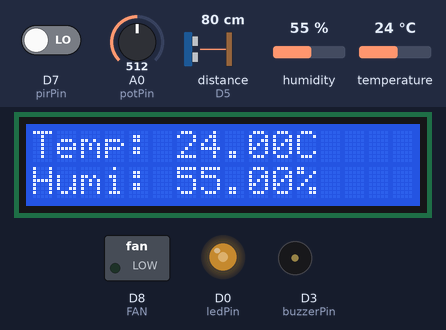
Bench run of a sketch on a simulated ESP8266 (NodeMCU). On the bench: 16×2 character LCD, switched loads named in the sketch (green lamp = pin HIGH), output pins drawn as LEDs (lit = HIGH), buzzer (waves = sounding, pin HIGH). Wiring (inferred from the names in the program): ultrasonic range finder: trigger D6; echo D5. Inputs (shaded band) come from the test bench; at power-on: A0 (potPin) = 512, humidity 55 %, temperature 24 °C, D7 (pirPin) LOW, distance to the obstacle (sensor on D5) 80 cm. The echo pulse lasts 58.3 µs per cm; WiFi joins after 1.5 s; servers stay silent unless stated; uploads are accepted with an empty reply; pins used as bus, display or sensor lines are not drawn; what the sketch prints to the serial monitor is not drawn.

Above: at 2.7 s.
2.8 s: A0 (potPin) set to 306
At 4.8 s:
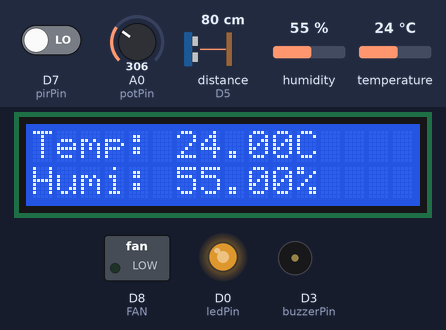
6.1 s: A0 (potPin) set to 30
At 7.1 s:
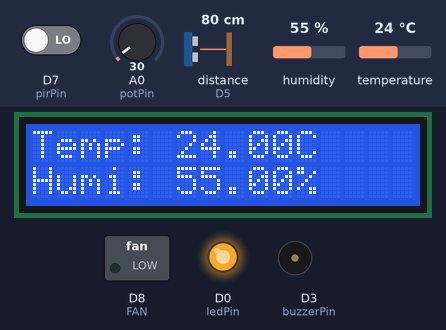
9.4 s: humidity set to 22 %
At 12.9 s:
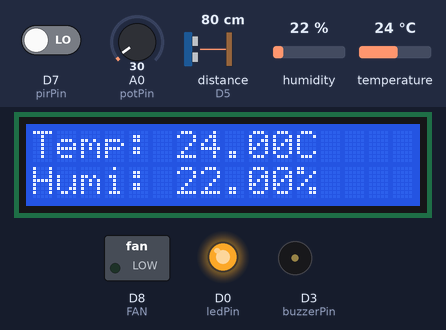
13.2 s: A0 (potPin) set to 992
At 14.9 s:
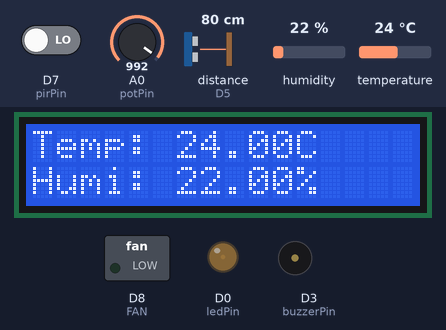
16.5 s: temperature set to 12 °C
At 19.8 s:
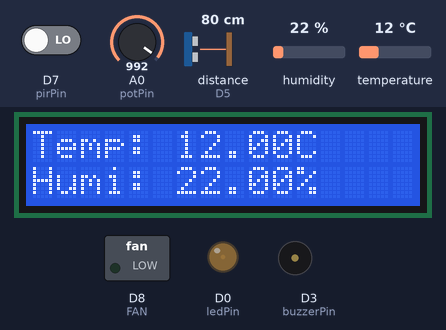
Timing chart, 0 to 21.3 s (numbered marks = the images above; inputs shaded):
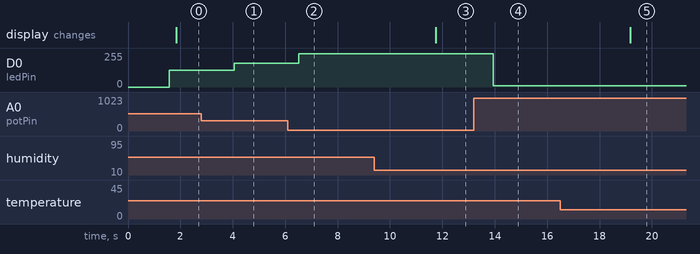

Measured:
- after the input at 2.8 s, D0 (ledPin): 127/255 → 179/255 after 1.2 s
- after the input at 6.1 s, D0 (ledPin): 179/255 → 248/255 after 0.42 s
- after the input at 9.4 s, the display: changes after 2.3 s (image 3)
- after the input at 13.2 s, D0 (ledPin): 248/255 → 8/255 after 0.75 s
- after the input at 16.5 s, the display: changes after 2.7 s (image 5)

The sketch:

Evidencia_Arduino.ino
```cpp
#include "DHT.h"
#include <ESP8266WiFi.h>
#include <WiFiClient.h>
#include <ESP8266HTTPClient.h>
#include <Wire.h>
#include <LiquidCrystal_I2C.h>

// Pines
int potPin = A0;        // Potenciómetro
int ledPin = D0;        // LED
int trigPin = D6;       // Trig del sensor ultrasónico
int echoPin = D5;       // Echo del sensor ultrasónico
int pirPin = D7;        // Sensor PIR
int buzzerPin = D3;     // Buzzer
int DHTPin = D4;        // Sensor de temperatura
int FAN = D8;
int lectura;

// Parámetros del DHT
#define DHTTYPE DHT11  // O DHT22 dependiendo de tu sensor
DHT dht(DHTPin, DHTTYPE);

// Inicializa el LCD en la dirección 0x27 (cambia si es necesario)
LiquidCrystal_I2C lcd(0x27, 16, 2);

#define WIFI_SSID "Tec-IoT"
#define WIFI_PASSWORD "spotless.magnetic.bridge"

// Definición de URLs para GET y POST
String IP = "http://10.22.133.37:3000";
String loadTemps = IP + "/iot/api/insertTemperature/";
String loadHumid = IP + "/iot/api/insertHumedad/";
String loadDist = IP + "/iot/api/insertDistance/";
String loadPres = IP + "/iot/api/insertPresence/";
String loadLight = IP + "/iot/api/insertPorcentaje/";
String loadST = IP + "/iot/api/insertST";
String getTermSens = IP + "/iot/api/getST";
String reset = IP + "/iot/api/resetRegisters";

HTTPClient httpClient;
WiFiClient wClient;

void setup() {
  // Configuración de pines
  pinMode(ledPin, OUTPUT);
  pinMode(trigPin, OUTPUT);
  pinMode(echoPin, INPUT);
  pinMode(pirPin, INPUT);
  pinMode(buzzerPin, OUTPUT);
  pinMode(FAN, OUTPUT);

  // Iniciar comunicación serial
  Serial.begin(9600);
  Serial.println("LABEL,hora,lectura");

  // Iniciar el sensor DHT
  dht.begin();

  // Iniciar el LCD
  lcd.init();
  lcd.backlight(); // Encender la luz de fondo

  // Conectar a la red WiFi
  WiFi.begin(WIFI_SSID, WIFI_PASSWORD);
  Serial.print("Conectando a red WiFi \"");
  Serial.print(WIFI_SSID);
  Serial.print("\"");
  while (WiFi.status() != WL_CONNECTED) {
    delay(500);
    Serial.print(".");
  }
  Serial.println("\nConexión WiFi establecida.");

}

void loop() {
  // Leer valor del potenciómetro y ajustar el LED
  int potValue = analogRead(potPin);
  int ledValue = map(potValue, 0, 1023, 255, 0); // Convertir valor para el LED (PWM)
  int light = potValue/1024;
  analogWrite(ledPin, ledValue);

  // Leer y mostrar datos del sensor de temperatura (DHT11)
  float h = dht.readHumidity();
  float t = dht.readTemperature();
  if (isnan(t) || isnan(h)) {
    Serial.println("Error al leer el sensor DHT");
  } else {
    Serial.print("Temperatura: ");
    Serial.print(t);
    Serial.print(" *C, Humedad: ");
    Serial.print(h);
    Serial.println(" %");
  }

  double STavg = logIntentoGETselect();

  Serial.print(STavg);

  // Control del ventilador según la temperatura
  if (STavg >= 28) {
    digitalWrite(FAN, HIGH);
  } else {
    digitalWrite(FAN, LOW);
  }

  // Mostrar temperatura y humedad en el LCD
  lcd.setCursor(0, 0); // Fila 0
  lcd.print("Temp: ");
  lcd.print(t);
  lcd.print("C");

  lcd.setCursor(0, 1); // Fila 1
  lcd.print("Humi: ");
  lcd.print(h);
  lcd.print("%");

  double ST = -42.379 + 2.04901523 * (t * 9.0 / 5.0 + 32.0) + 10.14333127 * h - 0.22475541 * (t * 9.0 / 5.0 + 32.0) * h - 0.00683783 * (t * 9.0 / 5.0 + 32.0) * (t * 9.0 / 5.0 + 32.0) - 0.05481717 * h * h + 0.00122874 * (t * 9.0 / 5.0 + 32.0) * (t * 9.0 / 5.0 + 32.0) * h + 0.00085282 * (t * 9.0 / 5.0 + 32.0) * h * h - 0.00000199 * (t * 9.0 / 5.0 + 32.0) * (t * 9.0 / 5.0 + 32.0) * h * h;

  ST =  (ST - 32.0) / 1.8;

  // Leer y mostrar datos del sensor ultrasónico
  long duration, distance;
  digitalWrite(trigPin, LOW);
  delayMicroseconds(2);
  digitalWrite(trigPin, HIGH);
  delayMicroseconds(10);
  digitalWrite(trigPin, LOW);
  duration = pulseIn(echoPin, HIGH);
  distance = (duration * 0.034 / 2);  // Calcular distancia en cm

  int presence;
  String detection;
  // Leer el estado del sensor PIR y activar el buzzer si detecta movimiento
  int pirState = digitalRead(pirPin);
  if (pirState == HIGH) {
    Serial.println("Movimiento detectado");
    presence = 1;
    detection = "V";
  } else {
    presence = 0;
    detection = "F";
  }


  // Serializar y mostrar los datos en el monitor
  Serial.print("DATA,TIME,");
  Serial.print(distance);
  Serial.print(",");
  Serial.print(h);
  Serial.print(",");
  Serial.print(t);
  Serial.print(",");
  Serial.print(presence);
  Serial.print(",");
  Serial.println(potValue);

  delay(1000);

  logIntentoPOSinsert(t,h,distance,detection,light,ST);

}

// Método POST para insertar en la base de datos
// Método POST para insertar en la base de datos
void logIntentoPOSinsert(float tmp, float hum, float dst, String prs, float lht, double ST) {
  // Create the JSON payload with only the temperature
  String jsonPayloadtemp = "{\"valor\":" + String(tmp) + "}";
  String jsonPayloadhumid = "{\"valor\":" + String(hum) + "}";
  String jsonPayloaddist = "{\"valor\":" + String(dst) + "}";
  String jsonPayloadpres = "{\"valor\":\"" + prs + "\"}";
  String jsonPayloadSensTerm = "{\"valor\":" + String(ST) + "}";

  Serial.print(jsonPayloadpres);
  String jsonPayloadlight = "{\"valor\":" + String(lht) + "}";

  if (WiFi.status() == WL_CONNECTED) {
    httpClient.begin(wClient, loadTemps); // Use base URL for the request
    httpClient.addHeader("Content-Type", "application/json"); // Set content type to JSON

    // Send the POST request with the JSON payload
    int httpResponseCode = httpClient.POST(jsonPayloadtemp);

    Serial.println("HTTP Response Code: " + String(httpResponseCode));
    if (httpResponseCode > 0) {
      Serial.println(httpClient.getString()); // Print the server response
    } else {
      Serial.print("Error on sending POST: ");
      Serial.println(httpResponseCode); // Print error code if request fails
    }

    httpClient.end(); // Close connection

    httpClient.begin(wClient, loadHumid); // Use base URL for the request
    httpClient.addHeader("Content-Type", "application/json"); // Set content type to JSON

    // Send the POST request with the JSON payload
    httpResponseCode = httpClient.POST(jsonPayloadhumid);

    Serial.println("HTTP Response Code: " + String(httpResponseCode));
    if (httpResponseCode > 0) {
      Serial.println(httpClient.getString()); // Print the server response
    } else {
      Serial.print("Error on sending POST: ");
      Serial.println(httpResponseCode); // Print error code if request fails
    }

    httpClient.end(); // Close connection

    httpClient.begin(wClient, loadDist); // Use base URL for the request
    httpClient.addHeader("Content-Type", "application/json"); // Set content type to JSON

    // Send the POST request with the JSON payload
    httpResponseCode = httpClient.POST(jsonPayloaddist);

    Serial.println("HTTP Response Code: " + String(httpResponseCode));
    if (httpResponseCode > 0) {
      Serial.println(httpClient.getString()); // Print the server response
    } else {
      Serial.print("Error on sending POST: ");
      Serial.println(httpResponseCode); // Print error code if request fails
    }

    httpClient.end(); // Close connection

    httpClient.begin(wClient, loadPres); // Use base URL for the request
    httpClient.addHeader("Content-Type", "application/json"); // Set content type to JSON

    // Send the POST request with the JSON payload
    httpResponseCode = httpClient.POST(jsonPayloadpres);

    Serial.println("HTTP Response Code: " + String(httpResponseCode));
    if (httpResponseCode > 0) {
      Serial.println(httpClient.getString()); // Print the server response
    } else {
      Serial.print("Error on sending POST: ");
      Serial.println(httpResponseCode); // Print error code if request fails
    }

    httpClient.end(); // Close connection

    httpClient.begin(wClient, loadLight); // Use base URL for the request
    httpClient.addHeader("Content-Type", "application/json"); // Set content type to JSON

    // Send the POST request with the JSON payload
    httpResponseCode = httpClient.POST(jsonPayloadlight);

    Serial.println("HTTP Response Code: " + String(httpResponseCode));
    if (httpResponseCode > 0) {
      Serial.println(httpClient.getString()); // Print the server response
    } else {
      Serial.print("Error on sending POST: ");
      Serial.println(httpResponseCode); // Print error code if request fails
    }

    httpClient.end(); // Close connection

    } else {
    Serial.println("Error in WiFi connection");
    }

    httpClient.begin(wClient, loadST); // Use base URL for the request
    httpClient.addHeader("Content-Type", "application/json"); // Set content type to JSON

    // Send the POST request with the JSON payload
    int httpResponseCode = httpClient.POST(jsonPayloadSensTerm);

    Serial.println("HTTP Response Code: " + String(httpResponseCode));
    if (httpResponseCode > 0) {
      Serial.println(httpClient.getString()); // Print the server response
    } else {
      Serial.print("Error on sending POST: ");
      Serial.println(httpResponseCode); // Print error code if request fails
    }

    httpClient.end(); // Close connection

}

// Metodo GET para consultar la base de datos
double logIntentoGETselect() {
  String data = getTermSens;
  Serial.println(data);

  if (WiFi.status() == WL_CONNECTED) {
    httpClient.begin(wClient, data.c_str());
    int httpResponseCode = httpClient.GET();
    Serial.println(httpResponseCode);

    if (httpResponseCode > 0) {
      String response = httpClient.getString();  // Get the full response body as a string
      Serial.println(response);  // Print the response

      String extractedNumber = "";
      bool isNumber = false;

      // Iterate through the string to find the number
      for (int i = 30; i < response.length(); i++) {
        char c = response[i];

        // Check if the character is part of a number (digits or decimal point)
        if ((c >= '0' && c <= '9') || c == '.') {
          isNumber = true;              // Start recording when a number begins
          extractedNumber += c;         // Append the digit or decimal point
        } else if (isNumber) {
          break;                        // Stop recording when the number ends
        }
      }

      // If a number was extracted, convert it to an integer and return
      if (extractedNumber.length() > 0) {
        float extractedValue = extractedNumber.toFloat();
        Serial.println("Extracted Number: " + String(extractedValue));
        return extractedValue;  // Return the extracted number as a float or convert it to int
      }
    } else {
      Serial.println("Error in GET request");
    }
    httpClient.end();  // Close the connection
  } else {
    Serial.println("Error in WiFi connection");
  }
  return -1;  // Return a default value in case of failure
}
```
